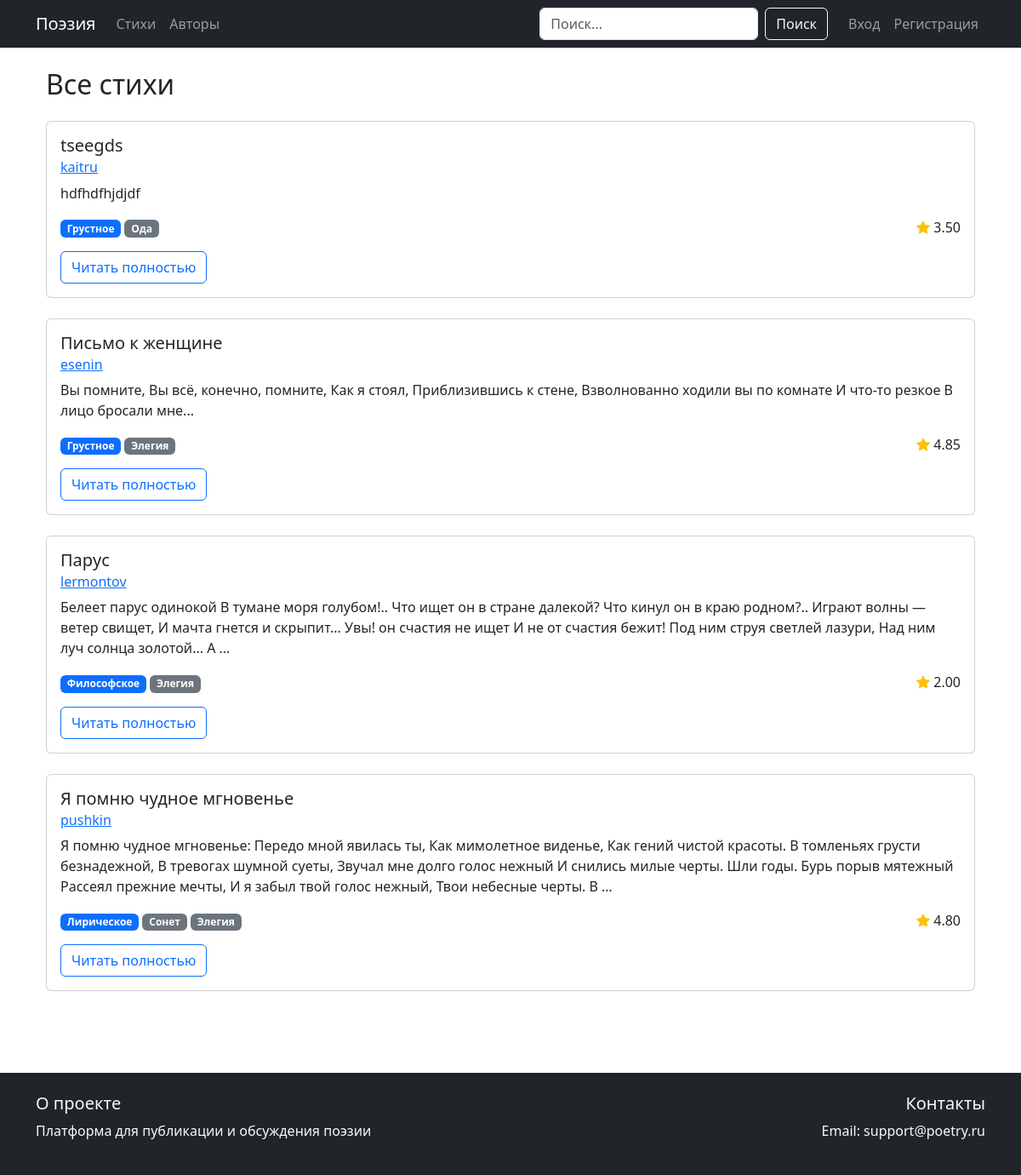
The page /poems/ on the database its author committed.
### poetry/models.py (models this page shows, shortened)
class Poem(models.Model):
    title = models.CharField(max_length=200)
    content = models.TextField()
    author = models.ForeignKey(CustomUser, on_delete=models.CASCADE, related_name='poems')
    genres = models.ManyToManyField(Genre)
    mood = models.ForeignKey(Mood, on_delete=models.SET_NULL, null=True)
    created_at = models.DateTimeField(auto_now_add=True)
    user_rating = models.DecimalField(max_digits=3, decimal_places=2, default=0)
    critic_rating = models.DecimalField(max_digits=3, decimal_places=1, default=0)
    class Meta:
        ordering = ['-created_at']

class CustomUser(AbstractUser):
    READER = 'reader'
    AUTHOR = 'author'
    CRITIC = 'critic'
    ADMIN = 'admin'
    ROLE_CHOICES = [
        (READER, 'Читатель'),
        (AUTHOR, 'Автор'),
        (CRITIC, 'Критик'),
        (ADMIN, 'Администратор'),
    ]
    role = models.CharField(max_length=20, choices=ROLE_CHOICES, default=READER)
    phone_number = models.CharField(max_length=15, blank=True, null=True)
    avatar = models.ImageField(upload_to='avatars/', blank=True, null=True)
    user_rating = models.DecimalField(max_digits=3, decimal_places=2, default=0)
    critic_rating = models.DecimalField(max_digits=3, decimal_places=1, default=0)
    critic_requested = models.BooleanField(default=False)

class Mood(models.Model):
    name = models.CharField(max_length=50, unique=True)
    def __str__(self):
        return self.name

class Genre(models.Model):
    name = models.CharField(max_length=50, unique=True)
    def __str__(self):
        return self.name

### poetry/views.py (the view)
# urls.py: path('poems/', views.poem_list, name='poem_list'),
def poem_list(request):
    poem_list = Poem.objects.select_related('author', 'mood').prefetch_related('genres').order_by('-created_at')
    paginator = Paginator(poem_list, 20)
    page = request.GET.get('page')
    try:
        poems = paginator.page(page)
    except PageNotAnInteger:
        poems = paginator.page(1)
    except EmptyPage:
        poems = paginator.page(paginator.num_pages)
    return render(request, 'poetry/poem_list.html', {
        'poems': poems
    })

### templates/poetry/poem_list.html (shortened to what this page needs)
{% extends 'base.html' %}
{% block content %}
<div class="container">
    <h2 class="mb-4">Все стихи</h2>
    {% for poem in poems %}
        <div class="card mb-4">
            <div class="card-body">
                <h5 class="card-title">{{ poem.title }}</h5>
                <h6 class="card-subtitle mb-2 text-muted">
                    <a href="{% url 'author_detail' poem.author.id %}">{{ poem.author.username }}</a>
                </h6>
                <p class="card-text">{{ poem.content|truncatewords:50 }}</p>
                <div class="d-flex justify-content-between align-items-center">
                    <div>
                        <span class="badge bg-primary">{{ poem.mood }}</span>
                        {% for genre in poem.genres.all %}
                            <span class="badge bg-secondary">{{ genre }}</span>
                        {% endfor %}
                    </div>
                    <div>
                        <i class="bi bi-star-fill text-warning"></i> {{ poem.user_rating }}
                    </div>
                </div>
                <a href="{% url 'poem_detail' poem.id %}" class="btn btn-outline-primary mt-3">Читать полностью</a>
            </div>
        </div>
    {% empty %}
        <p>Пока нет стихов.</p>
    {% endfor %}
</div>
{% endblock %}

### rows shown on the page
Poem: title "tseegds", author.username "kaitru", content "hdfhdfhjdjdf", mood "Грустное", user_rating "3.50"
Genre: name "Ода"
Poem: title "Письмо к женщине", author.username "esenin", content "Вы помните, Вы всё, конечно, помните, Как я стоял, Приблизившись к стене, Взволнованно ходили вы по комнате И что-то резкое В лицо бросали мне...", mood "Грустное", user_rating "4.85"
Genre: name "Элегия"
Poem: title "Парус", author.username "lermontov", content "Белеет парус одинокой В тумане моря голубом!.. Что ищет он в стране далекой? Что кинул он в краю родном?.. Играют волны — ветер свищет, И мачта гнется и скрыпит... Увы! он счастия не ищет И не от счастия бежит! Под ним струя светлей лазури, Над ним луч солнца золотой... А …", mood "Философское", user_rating "2.00"
Poem: title "Я помню чудное мгновенье", author.username "pushkin", content "Я помню чудное мгновенье: Передо мной явилась ты, Как мимолетное виденье, Как гений чистой красоты. В томленьях грусти безнадежной, В тревогах шумной суеты, Звучал мне долго голос нежный И снились милые черты. Шли годы. Бурь порыв мятежный Рассеял прежние мечты, И я забыл твой голос нежный, Твои небесные черты. В …", mood "Лирическое", user_rating "4.80"
Genre: name "Сонет"
